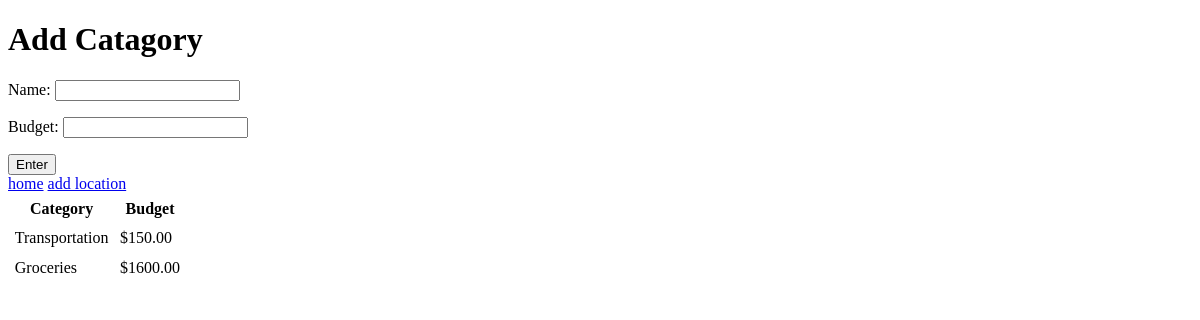
/add/category/, run on an earlier commit of the app's database.
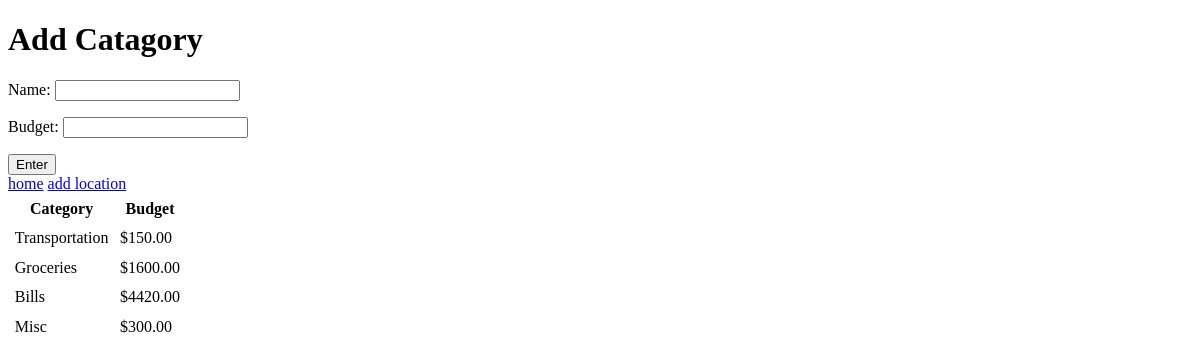
And on a later commit of the database.
### user_app/models.py (models this page shows, shortened)
class Category(models.Model):
    name = models.CharField(max_length=128)
    budget = models.DecimalField(max_digits=7, decimal_places=2)
    created_at = models.DateTimeField(auto_now_add=True)
    updated_at = models.DateTimeField(auto_now=True)

### user_app/views.py (the view)
# urls.py: path('add/category/', views.addCategory, name='add-category'),
def addCategory(request):
    categories = Category.objects.all()
    form = CategoryCreateForm()
    if request.method == 'POST':
        form = CategoryCreateForm(request.POST)
        if form.is_valid():
            form.save()
            messages.success(request, 'Category created successfully!')
            return redirect(request.META.get('HTTP_REFERER'))
    context = {
        'categories': categories,
        'form': form,
    }
    return render(request, "addCategory.html", context)

### user_app/forms.py
class CategoryCreateForm(ModelForm):
    class Meta:
        model = Category
        fields = ['name', 'budget']

### user_app/templates/addCategory.html (shortened to what this page needs)
{% extends 'main.html' %}
{% block content %}
<h1>Add Catagory</h1>
<form method="POST">
    <div class="">
        {{form.as_p}}
    </div>
    <button type="submit">Enter</button>
</form>
<a href="{% url 'home' %}">home</a>
<a href="{% url 'add-location' %}">add location</a>
<table>
    <tr>
        <th>Category</th>
        <th>Budget</th>
    </tr>
    {% for category in categories %}
    <tr>
        <td>{{ category.name }}</td>
        <td>${{ category.budget }}</td>
    </tr>
    {% endfor %}
</table>
{% endblock %}

What changed in the data, as far as the page shows it:
added Category: name "Bills", budget "4420.00"
added Category: name "Misc", budget "300.00"
